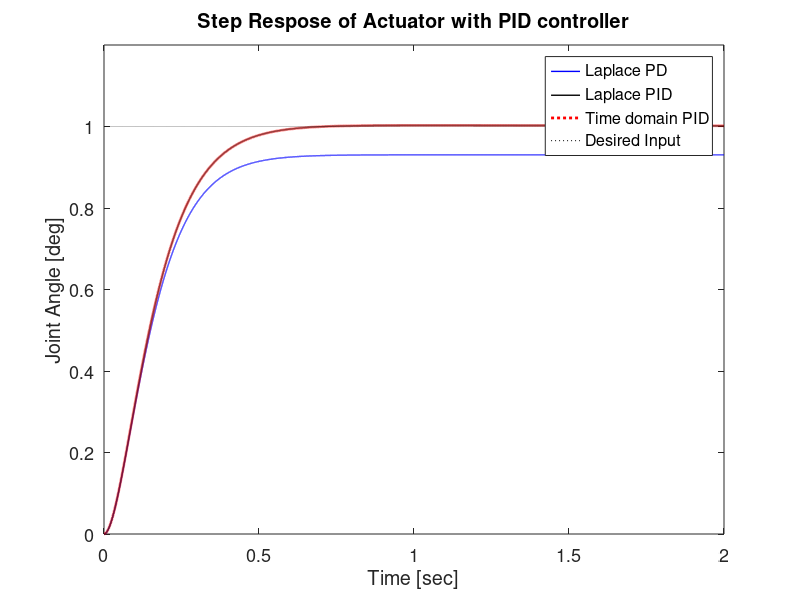

This chart was generated by the following MATLAB code:
% This code is programmed by Sung Yul Shin (syshin0228@utexas.edu) for Robotics Modeling and Control course by Dr. James Sulzer from University of Texas at Austin 
clc
clear all
close all

% Simulate PID control in Laplace domain and in time domain
% 1) Validate both domains show same performance
% 2) Compare PD control and PID control

% Sampling rate info
Hz = 10000;
dt = 1/Hz;

% System parameters
J = 1;          % Motor inertia = actuator inertia + gear inertia (Ja + Jg)
b = 1;          % Effective Damping term
tau_l = 10.0;   % Load torque
r = 1;          % gear ratio
d = tau_l/r;    % disturbance input

% parameters for PID control - 2nd order system 
w = 12;                 % natural frequency
zeta = 1;               % Damping ratio (zeta = 1 is critical damping)
Kp = w^2*J;             % P gain
Kd = 2*zeta*w*J - b;    % D gain
Ki = 60;

% System transfer function (Laplace domain)

% System parameters of PD control (without I gain)
den = [J b+Kd Kp];      % Denominator 
num1 = [Kp];            % Numerator of controller term 
num2 = [d];             % Numerator of disturbance term
sys_c = tf(num1,den);   % transfer function of controller
sys_d = tf(num2,den);   % transfer function of disturbance
% Transfer function of full system (Laplace domain)
sys_PD = sys_c - sys_d;

% System parameters of PID control
den = [J b+Kd Kp Ki];      % Denominator 
num1 = [Kp Ki];            % Numerator of controller term 
num2 = [d 0];             % Numerator of disturbance term
sys_c = tf(num1,den);   % transfer function of controller
sys_d = tf(num2,den);   % transfer function of disturbance
% Transfer function of full system (Laplace domain)
sys_PID = sys_c - sys_d;

% Simulation time
t0 = 0.0;   % Initial time
tf = 2.0;   % Final time
time = [t0:1:tf*Hz]*dt; % Time

% Step input
[y_PD,t] = step(sys_PD,time);       % PD control 
[y_PID,t] = step(sys_PID,time);     % PID control

figure(1)
h1 = plot(t, y_PD,'b','linewidth',1);
hold on
h2 = plot(t, y_PID,'k','linewidth',1);
title('Step Respose of Actuator with PID controller')
ylabel('Joint Angle [deg]')
xlabel('Time [sec]')
set(gca,'fontsize',13)

% Simulation in time domain
ddth = 0;
dth = 0;
th = 0;
e = 0;
th_d = 1;   % Desired step input
for i = 1:1:length(time)
    t = time(i);
    u = Kp*(th_d - th) - Kd*dth + Ki*e;    % PID controller
    ddth = (1/J)*(u - d - b*dth);   % Actuator dynamics

    % Numerical integration
    dth = dth + ddth*dt;
    th = th + dth*dt;
    
    % For I gain
    e = e + (th_d - th)*dt;

    th_d_out(i) = th_d;
    ddth_out(i) = ddth;
    dth_out(i) = dth;
    th_out(i) = th;
    u_out(i) = u;
end

figure(1)
h3 = plot(time, th_out,'r:','linewidth',2);
h4 = plot(time, th_d_out,'k:');
ylabel('Joint Angle [deg]')
xlabel('Time [sec]')
title('Step Respose of Actuator with PID controller')
legend([h1, h2, h3, h4], 'Laplace PD','Laplace PID', 'Time domain PID', 'Desired Input')
set(gca,'fontsize',13)
ylim([0 th_d*1.2])
